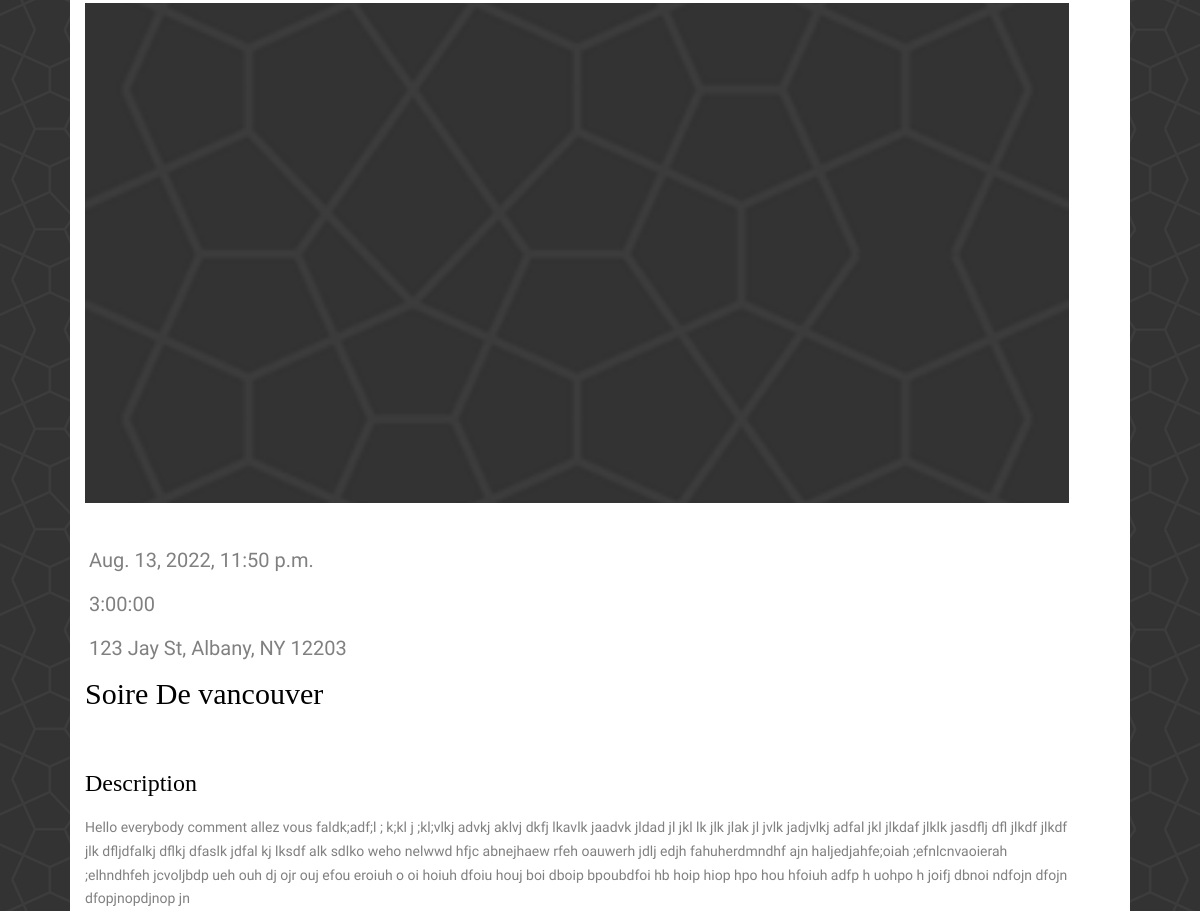
Page /home/singlevents/soire-de-vancouver (middle part) on the earlier database version.
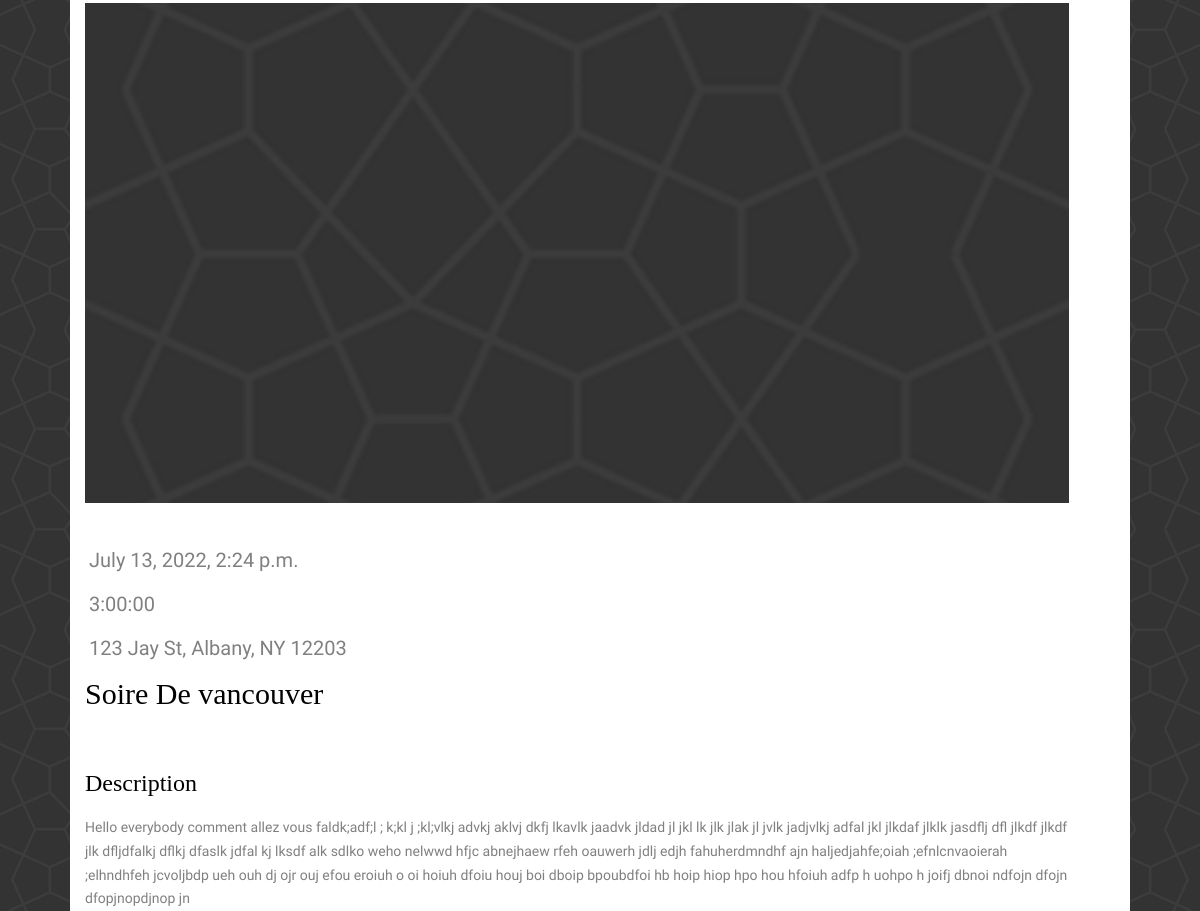
Same page on the later database version.
### home/models.py (models this page shows, shortened)
class evenement(models.Model):
    title=models.CharField(max_length=50,unique=True)
    slug=models.SlugField(unique=True)
    startdate=models.DateTimeField(null=True)
    description=models.CharField(max_length=100,null=True)
    isprimaray=models.BooleanField(default=False,null=True)
    estimatedDuration=models.DurationField(null=True)
    album=models.ManyToManyField(Img,null=True,blank=True)
    show=models.BooleanField(default=True)
    cover=models.ForeignKey(Img,on_delete=models.SET_NULL,null=True,related_name="Backgroud")
    fulldescription=models.TextField(null=True)

class Img(models.Model):
    description=models.TextField(null=True)
    img=models.ImageField(upload_to='media/images/%y')

### home/views.py (the view)
# urls.py: path('home/singlevents/<slug:slug>', views.singlevents, name='singlevents'),
def singlevents(request,slug):
    evenement_main_page=models.evenement_main_page.objects.get(show=True)
    evenement=models.evenement.objects.get(slug=slug)
    imgs=evenement.album.all
    context={'page':evenement_main_page,'event':evenement,'imgs':imgs}
    return render(request,'home/eventsingle.html',context)

### home/templates/home/eventsingle.html (shortened to what this page needs)
{% extends 'home/base.html' %}
{% load static %}
{%block override%}
<link rel="stylesheet" href="#">
{%endblock%}
{% block cssb %}
<link rel="stylesheet" href="{% static 'home/css/css2.css' %}">
{% endblock %}
{% block body %}
<div class="container-wrap">
    <main>
        <div class="single events-single default-section-spacing">
          <div class="container">
            <div class="row" style="float: left;">
              <div class="flex-lg-8" style="float: left;">
                <div class="single__content" style="float: left; margin-top: 10px;">
                  <div class="card single__featured--image no-padding" style="width: 82vw ;">
                    <img src="{{event.cover.img.url}}" alt="A man praying" class="card__image">
                  </div>
                  <div class="single__metas events-single__metas">
                    <div class="row align-items-center">
                      <div class="flex-sm-12">
                        <div class="event__metas vertical">
                          <div class="event__meta--date meta">
                            <span>{{event.startdate}}</span>
                          </div>
                          <div class="event__meta--time meta"> <span>{{event.estimatedDuration}}
                              </span>
                          </div>
                          <div class="event__meta--location meta"> <span>123 Jay St,
                              Albany,
                              NY
                              12203</span></div>
                        </div>
                        <div class="event__title">
                          <h2>{{event.title}}</h2>
                        </div>
                      </div>
                    </div>
                  </div>
                  <div class="single__content--full">
                    <h3>Description</h3>
                    <p>
                        {{ event.fulldescription }}
                    </p>
                  </div>
                </div>
              </div>
            </div>
          </div>
        </div>
      </main>
</div>
{%endblock%}

Differences in the rows shown:
changed evenement "Soire De vancouver": startdate "Aug. 13, 2022, 11:50 p.m." → "July 13, 2022, 2:24 p.m."
